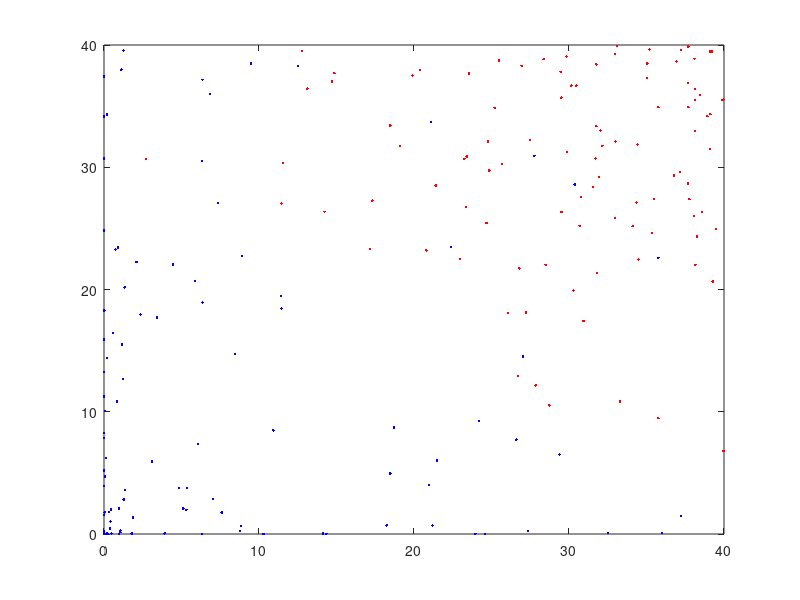
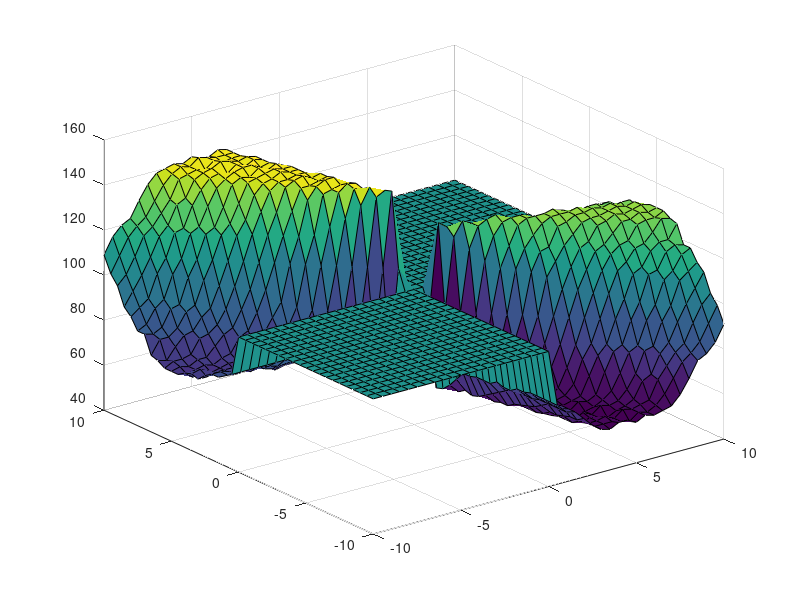
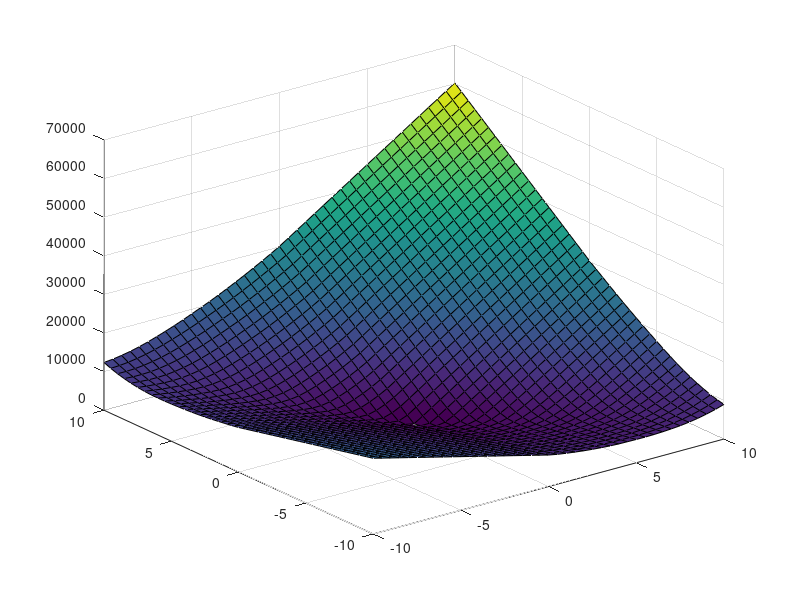

MATLAB code to generate these figures, in order:

%main function
function [] = hw1()

    %generate points with label +1 and -1
    posPoints = generatePointsBeta(10,100,0,40,1);
    negPoints = generatePointsBeta(30,100,0,40,-1);
    
    %put all the points in a single matrix
    allPoints = horzcat(posPoints,negPoints)

    
    %plot the 2D points
    plotPoints(posPoints,'b.')
    hold on
    plotPoints(negPoints,'r.')
    hold on
    
    
    %plot the loss functions
    plotLoss(allPoints)
    
    
    
end

%plots the 2d points

%points array has the format     x1, x2, ...
%                                y1, y2, ...
%                                label1, label2, ...
function [] = plotPoints(points,format)

    plot(points(1,:),points(2,:),format)

end


%gnerate points with each points x,y coordinates chosen from
%a beta distribution with the given mean.
function [points] = generatePointsBeta(mean,number,lowRange,highRange, sign)

    % make the mean in [0,1] for the beta dist.
    betaMean = mean / (highRange-lowRange) ;

    %equation for mean of beta dist rearranged - Wikipedia
    %to get the alpha,beta parameters
    baRatio = (1/betaMean) - 1;
    
    
    beta = 1; %just because  :(
    alpha = beta/baRatio;
    
    %generate the random points
    points = random('beta',alpha,beta,[2,number]);
    
    %scale the points from [0,1] to the given range
    points = (points*highRange) + lowRange;
    
    signs(1:number) = sign;
    
    points = [points;signs];

end



%plots the zero one and hinge loss for the points using the function
%giveen in the homework description
function [] = plotLoss(points)


    %range of bias to check
    b =0;
    
    %holds the value of loss for each bias checked
    zolb(1:length(b)) = 0;
    hilb(1:length(b)) = 0;

    %let w1,w2 range from -10 to 10 by 1.
    w1 = -10:.5:10;
    w2 = -10:.5:10;
    
    %hold the loss value
    zoLoss  = zeros(length(w1),length(w2));
    hLoss  = zeros(length(w1),length(w2));
    
    %zoLoss  = zeros(360);
    %hLoss  = zeros(360);
    
    
    numPoints = length(w1);
    
    
    
    for i=1:numPoints,
        for j=1:numPoints
     
     %for angle=0:1:360 , i didnt really get the angle thing
            
            for k=1:length(zolb),
                zolb(k) = zeroOneLoss(w1(i),w2(j),b(k),points);
                hilb(k) = hingeLoss(w1(i),w2(j),b(k),points);
                %zolb(k) = zeroOneLoss(cos(angle),sin(angle),b(k),points);
                %hilb(k) = hingeLoss(cos(angle),sin(angle),b(k),points);
            end
            %compute the zero one loss for this choice of w1,w2
            
            
            zoLoss(i,j) = min(zolb);
            hLoss(i,j) = min(hilb);
            
            
            
    % end
        end
        
    end
    
    
    figure
    [X,Y] = meshgrid(w1,w2);
    surf(X,Y,zoLoss)
    
    figure
    surf(X,Y,hLoss)

end




function [loss] = zeroOneLoss(w1,w2,b, points)

    idontknowmatlab = size(points);
    
    loss = 0;
    
    
    for i=1:idontknowmatlab(2),
        
        
        %value of the decision function
        f = sign(w1*points(1,i) + w2*points(2,i)+b);
        
        %actual label
        y = points(3,i);
        
        loss = loss + .5*(1-f*y);
    end
end



function [loss] = hingeLoss(w1,w2,b, points)

    idontknowmatlab = size(points);
    
    loss = 0;
    
    
    for i=1:idontknowmatlab(2),
        %              max(0,1-      f(x)                                  *y)
        loss = loss + max(0, 1 - (w1*points(1,i) + w2*points(2,i) + b)*points(3,i));   
    end
end
